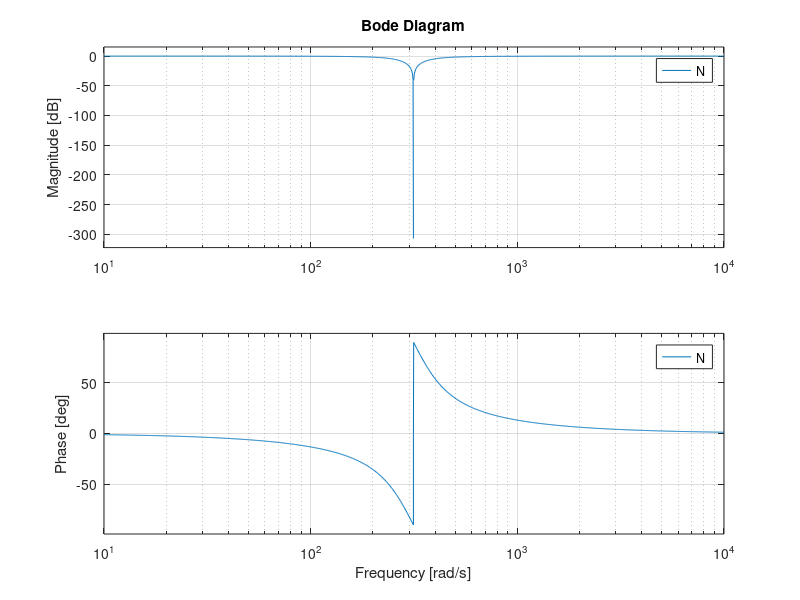

Write MATLAB code to recreate this figure.
% clear
% clc
% close all

k = sqrt(2);
w = 2*pi*50;
s = tf('s');
Q = 3;

alph = k*w*s/(s^2 + k*w*s + w^2);
beta = (k*w^2)/(s^2 + k*w*s + w^2);
% figure(1)
% bode(alph)
% figure(2)
% bode(beta)
%% N
s = tf('s');
N = (s^2 + w^2)/(s^2+2*s*w/Q+w^2);
figure(3)
bode(N)
